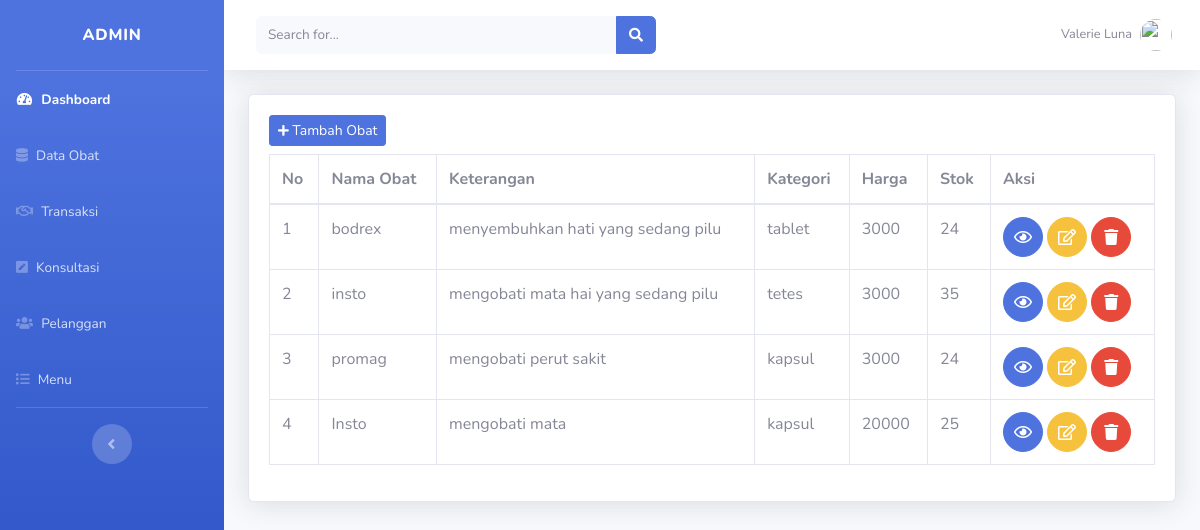
Page /index.php/admin/obat on the earlier database version.
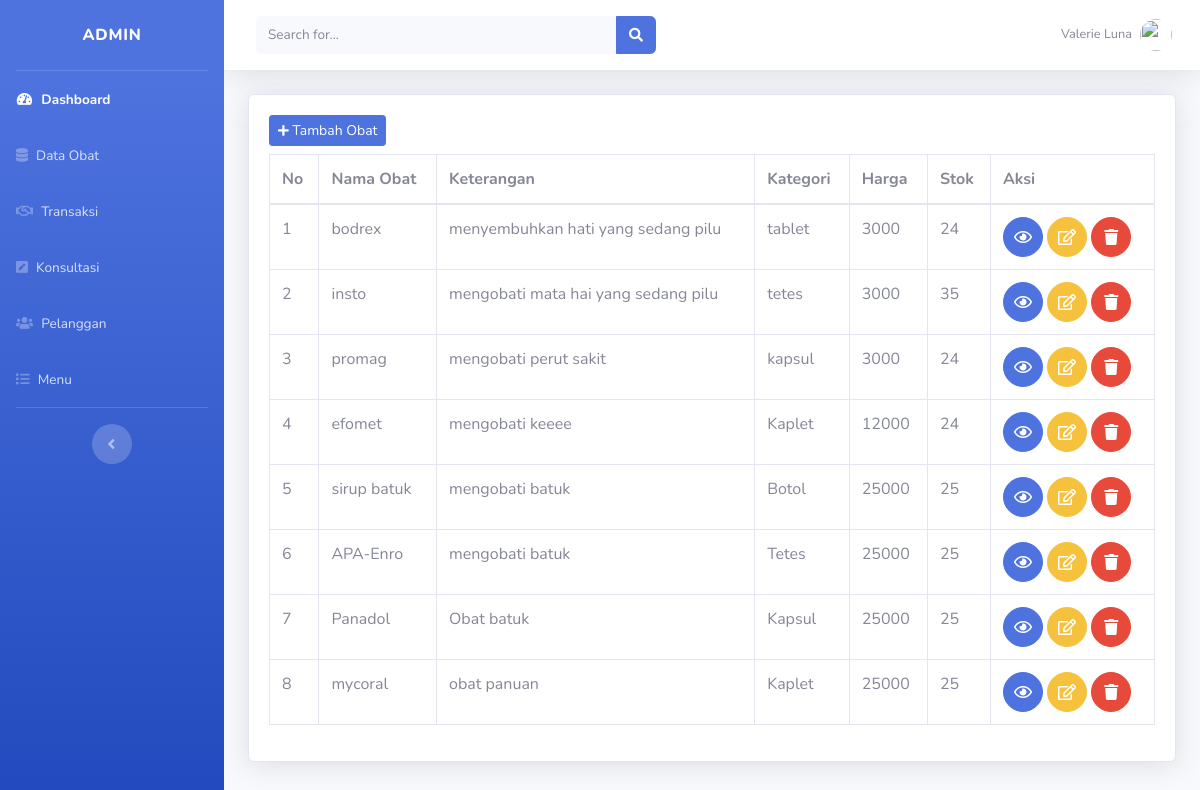
Same page on the later database version.
### tables this page shows
CREATE TABLE `obat` (
  `idobat` int(11) NOT NULL,
  `namaobat` varchar(120) NOT NULL,
  `keterangan` text NOT NULL,
  `kategori` varchar(50) NOT NULL,
  `harga` int(11) NOT NULL,
  `stock` int(4) NOT NULL,
  `komposisi` varchar(50) NOT NULL,
  `indikasi` varchar(100) NOT NULL,
  `perhatian` varchar(100) NOT NULL,
  `gambar` text NOT NULL
);

### application/controllers/admin/Obat.php (called while the page is built, shortened)
<?php
class Obat extends CI_Controller
{
    public function __construct()
    {
        $this->load->model('Obat_model', 'obat');
    }
    public function index()
    {
        $data['obat'] = $this->Obat_model->tampildata()->result();
        $this->load->view('template/header');
        $this->load->view('template/sidebar');
        $this->load->view('admin/obat', $data);
        $this->load->view('template/footer');
    }
}

### index.php (called while the page is built, shortened)
<?php
require_once BASEPATH.'core/CodeIgniter.php';

### application/models/Obat_model.php (called while the page is built, shortened)
<?php
class Obat_model extends CI_Model
{
    public function tampildata()
    {
        return $this->db->get('obat');
    }
}

### application/views/admin/obat.php (the view)
<div class="container-fluid">
    <div class="card shadow mb-4">
        <div class="card-body">
            <a href="<?= base_url('admin/obat/tambah') ?>" class="btn btn-sm btn-primary mb-2"><i class="fas fa-plus fa-sm"></i> Tambah Obat</a>
            <div class="table-responsive">
                <table class="table table-bordered" id="dataTable" width="100%" cellspacing="0">
                    <thead>
                        <tr>
                            <th>No</th>
                            <th>Nama Obat</th>
                            <th>Keterangan</th>
                            <th>Kategori</th>
                            <th>Harga</th>
                            <th>Stok</th>
                            <th colspan="3">Aksi</th>
                        </tr>
                    </thead>
                    <tbody>
                        <?php $no = 1;
                        foreach ($obat as $obat) { ?>
                            <tr>
                                <td><?= $no++ ?></td>
                                <td><?= $obat->namaobat ?></td>
                                <td><?= $obat->keterangan ?></td>
                                <td><?= $obat->kategori ?></td>
                                <td><?= $obat->harga ?></td>
                                <td><?= $obat->stock ?></td>
                                <td>
                                    <a href="<?= base_url('admin/obat/detail/' . $obat->idobat) ?>" class="btn btn-primary btn-circle" title="Detail Obat"><i class="far fa-eye"></i></a>
                                    <a href="<?= base_url('admin/obat/edit/' . $obat->idobat) ?>" class="btn btn-warning btn-circle" title="Edit Obat"><i class="far fa-edit"></i></a>
                                    <a href="<?= base_url('admin/obat/hapus/' . $obat->idobat) ?>" class="btn btn-danger btn-circle" onclick="confirm('anda yakin akan menghapus ?')" title="Hapus Obat"><i class="fas fa-trash"></i></a>
                                </td>
                            </tr>
                        <?php }; ?>
                    </tbody>
                </table>
            </div>
        </div>
    </div>
</div>

### application/views/template/header.php (shortened to what this page needs)
<!DOCTYPE html>
<html lang="en">
<head>
    <link href="<?= base_url('assets/') ?>vendor/fontawesome-free/css/all.min.css" rel="stylesheet" type="text/css">
    <link href="<?= base_url('assets/') ?>css/sb-admin-2.min.css" rel="stylesheet">
</head>

### application/views/template/sidebar.php (shortened to what this page needs)
<body id="page-top">
    <div id="wrapper">
        <ul class="navbar-nav bg-gradient-primary sidebar sidebar-dark accordion" id="accordionSidebar">
            <a class="sidebar-brand d-flex align-items-center justify-content-center" href="index.html">
                <div class="sidebar-brand-text mx-3">Admin</div>
            </a>
            <hr class="sidebar-divider my-0">
            <li class="nav-item active">
                <a class="nav-link" href="<?= base_url('admin/admin') ?>">
                    <i class="fas fa-fw fa-tachometer-alt"></i>
                    <span>Dashboard</span></a>
            </li>
            <li class="nav-item">
                <a class="nav-link" href="<?= base_url('admin/obat') ?>">
                    <i class="fas fa-database"></i>
                    <span>Data Obat</span></a>
            </li>
            <li class="nav-item">
                <a class="nav-link" href="<?= base_url('invoice') ?> ">
                    <i class="far fa-handshake"></i>
                    <span>Transaksi</span></a>
            </li>
            <li class="nav-item">
                <a class="nav-link" href="<?= base_url('invoice') ?> ">
                    <i class="fas fa-pen-square"></i>
                    <span>Konsultasi</span></a>
            </li>
            <li class="nav-item">
                <a class="nav-link" href="<?= base_url('invoice') ?> ">
                    <i class="fas fa-users"></i>
                    <span>Pelanggan</span></a>
            </li>
            <li class="nav-item">
                <a class="nav-link" href="<?= base_url('invoice') ?> ">
                    <i class="fas fa-list"></i>
                    <span>Menu</span></a>
            </li>
            <hr class="sidebar-divider d-none d-md-block">
            <div class="text-center d-none d-md-inline">
                <button class="rounded-circle border-0" id="sidebarToggle"></button>
            </div>
        </ul>
        <div id="content-wrapper" class="d-flex flex-column">
            <div id="content">
                <nav class="navbar navbar-expand navbar-light bg-white topbar mb-4 static-top shadow">
                    <form class="d-none d-sm-inline-block form-inline mr-auto ml-md-3 my-2 my-md-0 mw-100 navbar-search">
                        <div class="input-group">
                            <input type="text" class="form-control bg-light border-0 small" placeholder="Search for..." aria-label="Search" aria-describedby="basic-addon2">
                            <div class="input-group-append">
                                <button class="btn btn-primary" type="button">
                                    <i class="fas fa-search fa-sm"></i>
                                </button>
                            </div>
                        </div>
                    </form>
                    <ul class="navbar-nav ml-auto">
                        <li class="nav-item dropdown no-arrow">
                            <a class="nav-link dropdown-toggle" href="#" id="userDropdown" role="button" data-toggle="dropdown" aria-haspopup="true" aria-expanded="false">
                                <span class="mr-2 d-none d-lg-inline text-gray-600 small">Valerie Luna</span>
                                <img class="img-profile rounded-circle" src="https://source.unsplash.com/QAB-WJcbgJk/60x60">
                            </a>
                        </li>
                    </ul>
                </nav>

### application/views/template/footer.php (shortened to what this page needs)
</body>
</html>

Differences in the rows shown:
removed obat: namaobat "Insto", keterangan "mengobati mata", kategori "kapsul", harga "20000", stock "25"
added obat: namaobat "efomet", keterangan "mengobati keeee", kategori "Kaplet", harga "12000", stock "24"
added obat: namaobat "sirup batuk", keterangan "mengobati batuk", kategori "Botol", harga "25000", stock "25"
added obat: namaobat "APA-Enro", keterangan "mengobati batuk", kategori "Tetes", harga "25000", stock "25"
added obat: namaobat "Panadol", keterangan "Obat batuk", kategori "Kapsul", harga "25000", stock "25"
added obat: namaobat "mycoral", keterangan "obat panuan", kategori "Kaplet", harga "25000", stock "25"
